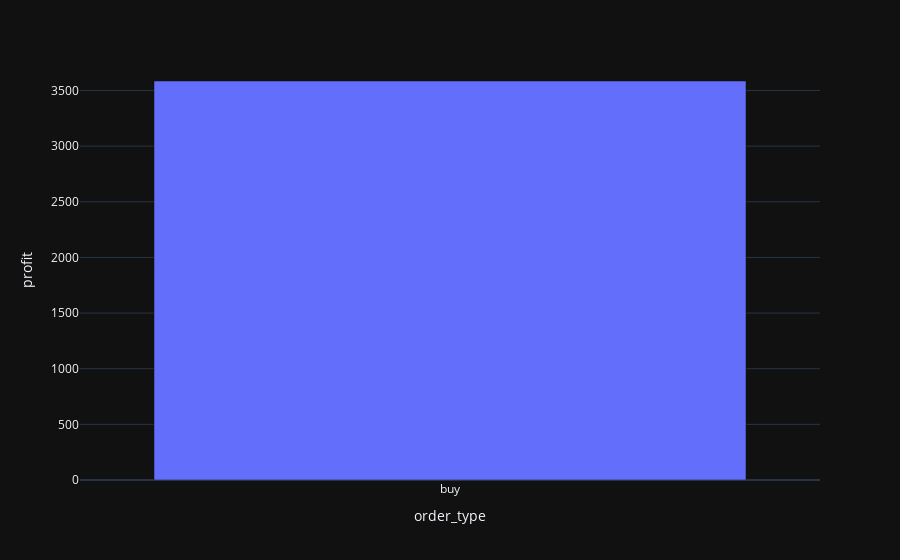
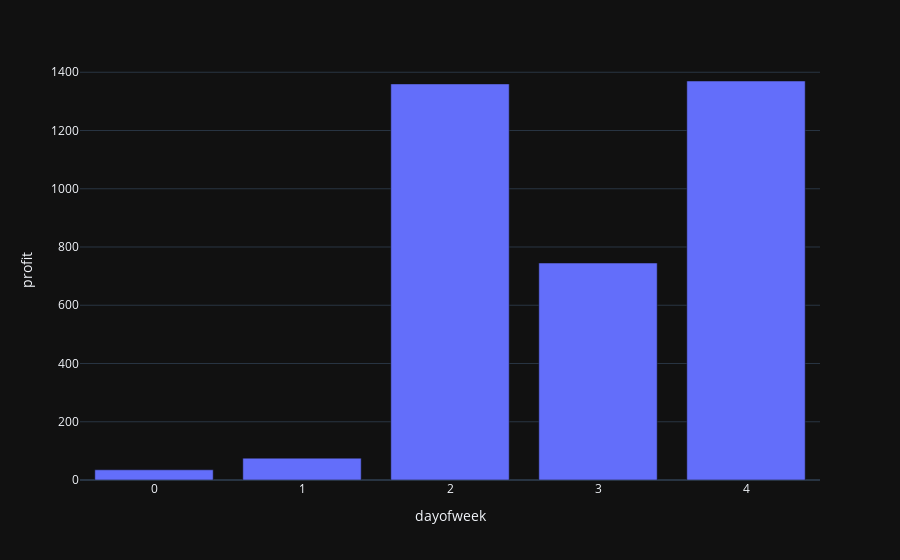
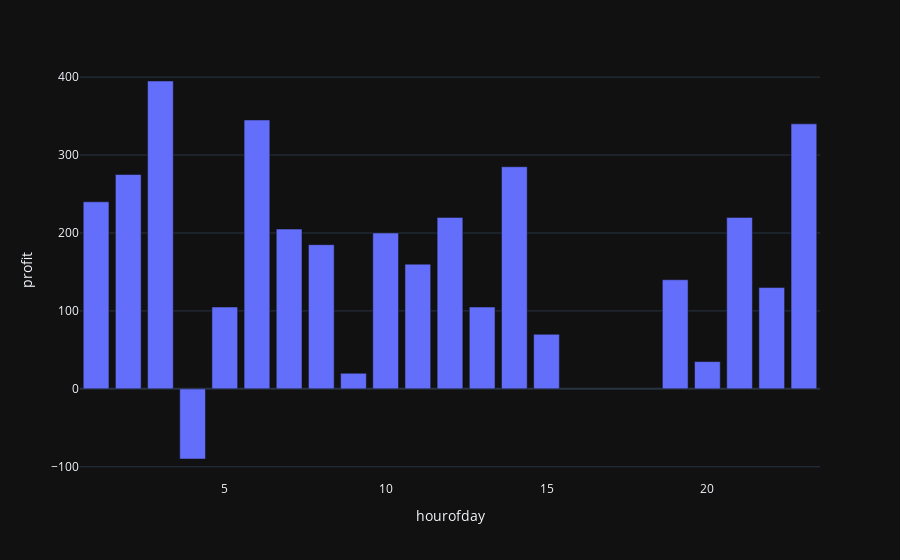
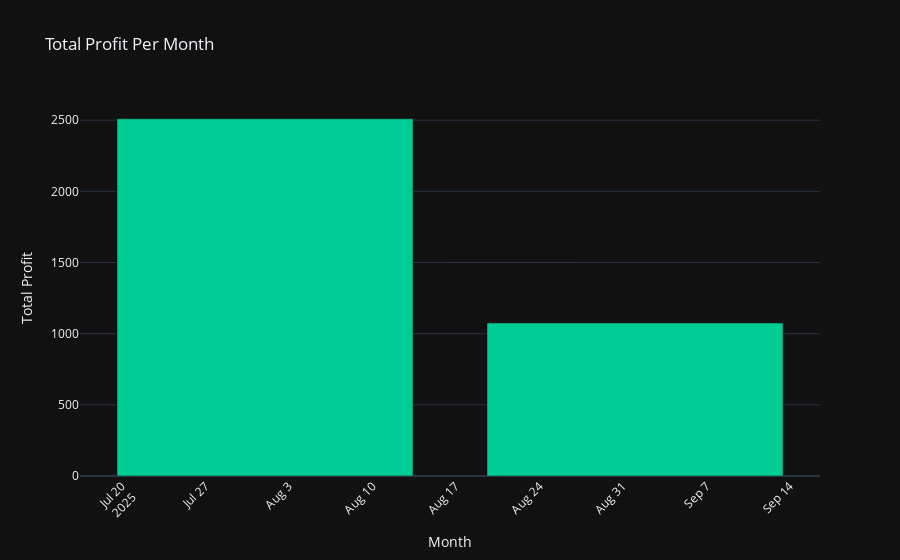

The notebook cell saved with these charts, in order:
### Code cell
evaluate_backtest(bt.trades)

### Figure 1 — Plotly figure (JSON) as saved in the notebook; plotly's stock layout.template omitted (floating-point values rounded to 4 significant figures)
{"data": [{"hovertemplate": "order_type=%{x}<br>profit=%{y}<extra></extra>", "legendgroup": "", "marker": {"color": "#636efa", "pattern": {"shape": ""}}, "name": "", "orientation": "v", "showlegend": false, "textposition": "auto", "type": "bar", "x": ["buy"], "xaxis": "x", "y": [3585.0], "yaxis": "y"}], "layout": {"barmode": "relative", "legend": {"tracegroupgap": 0}, "margin": {"t": 60}, "xaxis": {"anchor": "y", "domain": [0, 1], "title": {"text": "order_type"}}, "yaxis": {"anchor": "x", "domain": [0, 1], "title": {"text": "profit"}}}}

### Figure 2 — Plotly figure (JSON) as saved in the notebook; plotly's stock layout.template omitted (floating-point values rounded to 4 significant figures)
{"data": [{"hovertemplate": "dayofweek=%{x}<br>profit=%{y}<extra></extra>", "legendgroup": "", "marker": {"color": "#636efa", "pattern": {"shape": ""}}, "name": "", "orientation": "v", "showlegend": false, "textposition": "auto", "type": "bar", "x": [0, 1, 2, 3, 4], "xaxis": "x", "y": [35.0, 75.0, 1360.0, 745.0, 1370.0], "yaxis": "y"}], "layout": {"barmode": "relative", "legend": {"tracegroupgap": 0}, "margin": {"t": 60}, "xaxis": {"anchor": "y", "domain": [0, 1], "title": {"text": "dayofweek"}}, "yaxis": {"anchor": "x", "domain": [0, 1], "title": {"text": "profit"}}}}

### Figure 3 — Plotly figure (JSON) as saved in the notebook; plotly's stock layout.template omitted (floating-point values rounded to 4 significant figures)
{"data": [{"hovertemplate": "hourofday=%{x}<br>profit=%{y}<extra></extra>", "legendgroup": "", "marker": {"color": "#636efa", "pattern": {"shape": ""}}, "name": "", "orientation": "v", "showlegend": false, "textposition": "auto", "type": "bar", "x": [1, 2, 3, 4, 5, 6, 7, 8, 9, 10, 11, 12, 13, 14, 15, 19, 20, 21, 22, 23], "xaxis": "x", "y": [240.0, 275.0, 395.0, -90.0, 105.0, 345.0, 205.0, 185.0, 20.0, 200.0, 160.0, 220.0, 105.0, 285.0, 70.0, 140.0, 35.0, 220.0, 130.0, 340.0], "yaxis": "y"}], "layout": {"barmode": "relative", "legend": {"tracegroupgap": 0}, "margin": {"t": 60}, "xaxis": {"anchor": "y", "domain": [0, 1], "title": {"text": "hourofday"}}, "yaxis": {"anchor": "x", "domain": [0, 1], "title": {"text": "profit"}}}}

### Figure 4 — Plotly figure (JSON) as saved in the notebook; plotly's stock layout.template omitted (floating-point values rounded to 4 significant figures)
{"data": [{"hovertemplate": "Month=%{x}<br>Total Profit=%{y}<extra></extra>", "legendgroup": "", "marker": {"color": "#00CC96", "pattern": {"shape": ""}}, "name": "", "orientation": "v", "showlegend": false, "textposition": "auto", "type": "bar", "x": ["2025-08", "2025-09"], "xaxis": "x", "y": [2510.0, 1075.0], "yaxis": "y"}], "layout": {"barmode": "relative", "legend": {"tracegroupgap": 0}, "title": {"text": "Total Profit Per Month"}, "xaxis": {"anchor": "y", "domain": [0, 1], "tickangle": -45, "title": {"text": "Month"}}, "yaxis": {"anchor": "x", "domain": [0, 1], "title": {"text": "Total Profit"}}}}
